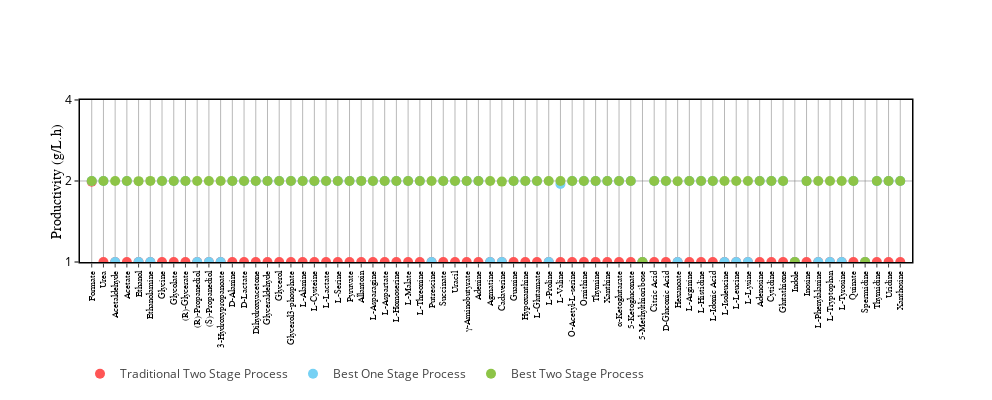
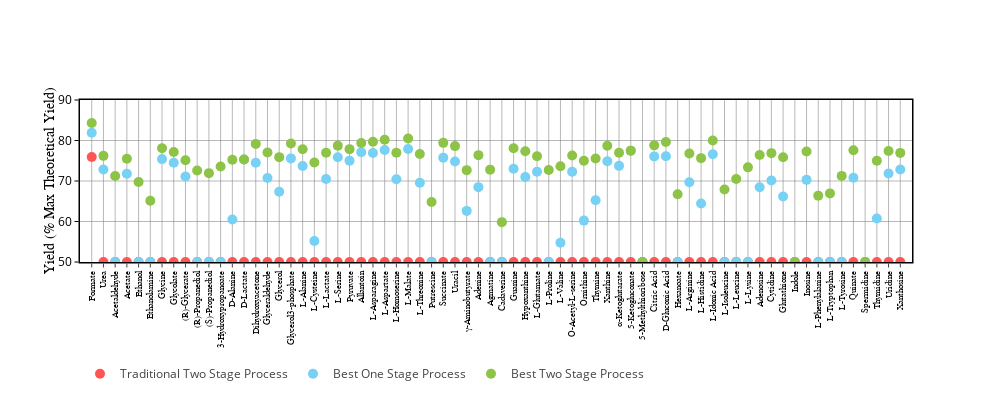

The notebook cell these images were saved under, in order:
### Markdown cell above
# Objective: Yield #

# Constraints: 2 g/L.h Productivity#

### Code cell
tickvals = [[0.2,0.4,0.6,0.8,1,2,4,6,8,10,20],
            [20,30,40,50,60,70,80,90,100],
            [2, 4, 6, 8, 10, 20, 40, 60, 80, 100, 200]]

ranges = [[-0, 0.6020],
          [50, 90],
          [1, 2.2]]

plot_process_metrics(process_metrics['yield_2_prod'], ranges, tickvals)#, filename='objC')

### Figure 1 — Plotly figure (JSON) as saved in the notebook; plotly's stock layout.template omitted (floating-point values rounded to 4 significant figures)
{"data": [{"legendgroup": "ts_sub", "marker": {"color": "#FF5555", "size": 10}, "mode": "markers", "name": "Traditional Two Stage Process", "showlegend": true, "type": "scatter", "x": ["Formate", "Urea", "Acetaldehyde", "Acetate", "Ethanol", "Ethanolamine", "Glycine", "Glycolate", "(R)-Glycerate", "(R)-Propanediol", "(S)-Propanediol", "3-Hydroxypropanoate", "D-Alanine", "D-Lactate", "Dihydroxyacetone", "Glyceraldehyde", "Glycerol", "Glycerol3-phosphate", "L-Alanine", "L-Cysteine", "L-Lactate", "L-Serine", "Pyruvate", "Allantoin", "L-Asparagine", "L-Aspartate", "L-Homoserine", "L-Malate", "L-Threonine", "Putrescine", "Succinate", "Uracil", "γ-Aminobutyrate", "Adenine", "Agmatine", "Cadaverine", "Guanine", "Hypoxanthine", "L-Glutamate", "L-Proline", "L-Valine", "O-Acetyl-L-serine", "Ornithine", "Thymine", "Xanthine", "α-Ketoglutarate", "5-Ketogluconate", "5-Methylthioribose", "Citric Acid", "D-Gluconic Acid", "Hexanoate", "L-Arginine", "L-Histidine", "L-Idonic Acid", "L-Isoleucine", "L-Leucine", "L-Lysine", "Adenosine", "Cytidine", "Glutathione", "Indole", "Inosine", "L-Phenylalanine", "L-Tryptophan", "L-Tyrosine", "Quinate", "Spermidine", "Thymidine", "Uridine", "Xanthosine"], "y": [1.987, 1, 1, 1, 1, 1, 1, 1, 1, 1, 1, 1, 1, 1, 1, 1, 1, 1, 1, 1, 1, 1, 1, 1, 1, 1, 1, 1, 1, 1, 1, 1, 1, 1, 1, 1, 1, 1, 1, 1, 1, 1, 1, 1, 1, 1, 1, 1, 1, 1, 1, 1, 1, 1, 1, 1, 1, 1, 1, 1, 1, 1, 1, 1, 1, 1, 1, 1, 1, 1]}, {"legendgroup": "os_best", "marker": {"color": "#76D1F4", "size": 10}, "mode": "markers", "name": "Best One Stage Process", "showlegend": true, "type": "scatter", "x": ["Formate", "Urea", "Acetaldehyde", "Acetate", "Ethanol", "Ethanolamine", "Glycine", "Glycolate", "(R)-Glycerate", "(R)-Propanediol", "(S)-Propanediol", "3-Hydroxypropanoate", "D-Alanine", "D-Lactate", "Dihydroxyacetone", "Glyceraldehyde", "Glycerol", "Glycerol3-phosphate", "L-Alanine", "L-Cysteine", "L-Lactate", "L-Serine", "Pyruvate", "Allantoin", "L-Asparagine", "L-Aspartate", "L-Homoserine", "L-Malate", "L-Threonine", "Putrescine", "Succinate", "Uracil", "γ-Aminobutyrate", "Adenine", "Agmatine", "Cadaverine", "Guanine", "Hypoxanthine", "L-Glutamate", "L-Proline", "L-Valine", "O-Acetyl-L-serine", "Ornithine", "Thymine", "Xanthine", "α-Ketoglutarate", "5-Ketogluconate", "5-Methylthioribose", "Citric Acid", "D-Gluconic Acid", "Hexanoate", "L-Arginine", "L-Histidine", "L-Idonic Acid", "L-Isoleucine", "L-Leucine", "L-Lysine", "Adenosine", "Cytidine", "Glutathione", "Indole", "Inosine", "L-Phenylalanine", "L-Tryptophan", "L-Tyrosine", "Quinate", "Spermidine", "Thymidine", "Uridine", "Xanthosine"], "y": [2.0, 2.0, 1, 2.0, 1, 1, 1.999, 2.0, 1.999, 1, 1, 1, 1.999, 2.0, 1.999, 1.999, 2.0, 2.0, 2.0, 1.996, 2.0, 2.0, 1.999, 2.0, 2.0, 2.0, 1.999, 1.999, 2.0, 1, 2.0, 1.999, 2.0, 1.999, 1, 1, 1.999, 1.999, 1.999, 1, 1.949, 2.0, 1.999, 1.998, 2.0, 2.0, 2.0, 1, 2.0, 2.0, 1, 1.999, 1.998, 2.0, 1, 1, 1, 1.999, 1.999, 2.0, 1, 1.999, 1, 1, 1, 1.999, 1, 1.998, 1.999, 1.999]}, {"legendgroup": "ts_best", "marker": {"color": "#8DC447", "size": 10}, "mode": "markers", "name": "Best Two Stage Process", "showlegend": true, "type": "scatter", "x": ["Formate", "Urea", "Acetaldehyde", "Acetate", "Ethanol", "Ethanolamine", "Glycine", "Glycolate", "(R)-Glycerate", "(R)-Propanediol", "(S)-Propanediol", "3-Hydroxypropanoate", "D-Alanine", "D-Lactate", "Dihydroxyacetone", "Glyceraldehyde", "Glycerol", "Glycerol3-phosphate", "L-Alanine", "L-Cysteine", "L-Lactate", "L-Serine", "Pyruvate", "Allantoin", "L-Asparagine", "L-Aspartate", "L-Homoserine", "L-Malate", "L-Threonine", "Putrescine", "Succinate", "Uracil", "γ-Aminobutyrate", "Adenine", "Agmatine", "Cadaverine", "Guanine", "Hypoxanthine", "L-Glutamate", "L-Proline", "L-Valine", "O-Acetyl-L-serine", "Ornithine", "Thymine", "Xanthine", "α-Ketoglutarate", "5-Ketogluconate", "5-Methylthioribose", "Citric Acid", "D-Gluconic Acid", "Hexanoate", "L-Arginine", "L-Histidine", "L-Idonic Acid", "L-Isoleucine", "L-Leucine", "L-Lysine", "Adenosine", "Cytidine", "Glutathione", "Indole", "Inosine", "L-Phenylalanine", "L-Tryptophan", "L-Tyrosine", "Quinate", "Spermidine", "Thymidine", "Uridine", "Xanthosine"], "y": [2.0, 2.0, 1.999, 2.0, 1.997, 2.002, 2.0, 2.0, 2.0, 1.999, 2.0, 1.999, 1.999, 1.999, 2.0, 1.999, 2.001, 1.999, 2.0, 1.999, 1.999, 2.0, 2.0, 2.002, 2.0, 2.0, 1.999, 1.999, 2.0, 2.0, 1.999, 2.0, 1.999, 1.999, 1.999, 1.989, 1.999, 2.0, 2.001, 2.0, 2.001, 2.0, 1.999, 2.0, 1.999, 1.999, 2.0, 1, 2.001, 2.0, 1.996, 2.0, 2.0, 2.0, 1.999, 1.999, 2.0, 2.0, 1.999, 1.999, 1, 1.998, 1.999, 2.0, 2.001, 2.0, 1, 1.999, 2.0, 1.999]}], "layout": {"height": 400, "hovermode": "closest", "legend": {"orientation": "h", "x": 0, "y": -0.6}, "showlegend": true, "width": 992, "xaxis": {"gridcolor": "#707070", "gridwidth": 0.5, "linecolor": "black", "linewidth": 1.5, "mirror": true, "range": [-1, 70], "showline": true, "tickangle": -90, "tickfont": {"color": "black", "family": "Arial", "size": 9.25}, "ticklen": 4, "ticks": "outside", "type": "category"}, "yaxis": {"gridcolor": "#707070", "gridwidth": 0.5, "linecolor": "black", "linewidth": 1.5, "mirror": true, "nticks": 12, "range": [0, 0.602], "showgrid": true, "showline": true, "side": "top", "tickcolor": "black", "tickfont": {"color": "black", "size": 12}, "ticklen": 4, "ticks": "outside", "tickvals": [0.2, 0.4, 0.6, 0.8, 1, 2, 4, 6, 8, 10, 20], "title": {"font": {"color": "black", "family": "Arial", "size": 14}, "standoff": 0, "text": "Productivity (g/L.h)"}, "type": "log"}}}

### Figure 2 — Plotly figure (JSON) as saved in the notebook; plotly's stock layout.template omitted (floating-point values rounded to 4 significant figures)
{"data": [{"legendgroup": "ts_sub", "marker": {"color": "#FF5555", "size": 10}, "mode": "markers", "name": "Traditional Two Stage Process", "showlegend": true, "type": "scatter", "x": ["Formate", "Urea", "Acetaldehyde", "Acetate", "Ethanol", "Ethanolamine", "Glycine", "Glycolate", "(R)-Glycerate", "(R)-Propanediol", "(S)-Propanediol", "3-Hydroxypropanoate", "D-Alanine", "D-Lactate", "Dihydroxyacetone", "Glyceraldehyde", "Glycerol", "Glycerol3-phosphate", "L-Alanine", "L-Cysteine", "L-Lactate", "L-Serine", "Pyruvate", "Allantoin", "L-Asparagine", "L-Aspartate", "L-Homoserine", "L-Malate", "L-Threonine", "Putrescine", "Succinate", "Uracil", "γ-Aminobutyrate", "Adenine", "Agmatine", "Cadaverine", "Guanine", "Hypoxanthine", "L-Glutamate", "L-Proline", "L-Valine", "O-Acetyl-L-serine", "Ornithine", "Thymine", "Xanthine", "α-Ketoglutarate", "5-Ketogluconate", "5-Methylthioribose", "Citric Acid", "D-Gluconic Acid", "Hexanoate", "L-Arginine", "L-Histidine", "L-Idonic Acid", "L-Isoleucine", "L-Leucine", "L-Lysine", "Adenosine", "Cytidine", "Glutathione", "Indole", "Inosine", "L-Phenylalanine", "L-Tryptophan", "L-Tyrosine", "Quinate", "Spermidine", "Thymidine", "Uridine", "Xanthosine"], "y": [75.92, 50, 50, 50, 50, 50, 50, 50, 50, 50, 50, 50, 50, 50, 50, 50, 50, 50, 50, 50, 50, 50, 50, 50, 50, 50, 50, 50, 50, 50, 50, 50, 50, 50, 50, 50, 50, 50, 50, 50, 50, 50, 50, 50, 50, 50, 50, 50, 50, 50, 50, 50, 50, 50, 50, 50, 50, 50, 50, 50, 50, 50, 50, 50, 50, 50, 50, 50, 50, 50]}, {"legendgroup": "os_best", "marker": {"color": "#76D1F4", "size": 10}, "mode": "markers", "name": "Best One Stage Process", "showlegend": true, "type": "scatter", "x": ["Formate", "Urea", "Acetaldehyde", "Acetate", "Ethanol", "Ethanolamine", "Glycine", "Glycolate", "(R)-Glycerate", "(R)-Propanediol", "(S)-Propanediol", "3-Hydroxypropanoate", "D-Alanine", "D-Lactate", "Dihydroxyacetone", "Glyceraldehyde", "Glycerol", "Glycerol3-phosphate", "L-Alanine", "L-Cysteine", "L-Lactate", "L-Serine", "Pyruvate", "Allantoin", "L-Asparagine", "L-Aspartate", "L-Homoserine", "L-Malate", "L-Threonine", "Putrescine", "Succinate", "Uracil", "γ-Aminobutyrate", "Adenine", "Agmatine", "Cadaverine", "Guanine", "Hypoxanthine", "L-Glutamate", "L-Proline", "L-Valine", "O-Acetyl-L-serine", "Ornithine", "Thymine", "Xanthine", "α-Ketoglutarate", "5-Ketogluconate", "5-Methylthioribose", "Citric Acid", "D-Gluconic Acid", "Hexanoate", "L-Arginine", "L-Histidine", "L-Idonic Acid", "L-Isoleucine", "L-Leucine", "L-Lysine", "Adenosine", "Cytidine", "Glutathione", "Indole", "Inosine", "L-Phenylalanine", "L-Tryptophan", "L-Tyrosine", "Quinate", "Spermidine", "Thymidine", "Uridine", "Xanthosine"], "y": [81.9, 72.82, 50, 71.78, 50, 50, 75.4, 74.51, 71.1, 50, 50, 50, 60.51, 75.31, 74.53, 70.75, 67.35, 75.58, 73.68, 55.19, 70.48, 75.88, 75.02, 77.11, 76.91, 77.65, 70.42, 77.9, 69.59, 50, 75.76, 74.83, 62.62, 68.49, 50, 50, 73.0, 70.99, 72.3, 50, 54.77, 72.27, 60.22, 65.24, 74.9, 73.74, 77.5, 50, 76.07, 76.09, 50, 69.68, 64.46, 76.6, 50, 50, 50, 68.48, 70.11, 66.15, 50, 70.29, 50, 50, 50, 70.78, 50, 60.74, 71.86, 72.86]}, {"legendgroup": "ts_best", "marker": {"color": "#8DC447", "size": 10}, "mode": "markers", "name": "Best Two Stage Process", "showlegend": true, "type": "scatter", "x": ["Formate", "Urea", "Acetaldehyde", "Acetate", "Ethanol", "Ethanolamine", "Glycine", "Glycolate", "(R)-Glycerate", "(R)-Propanediol", "(S)-Propanediol", "3-Hydroxypropanoate", "D-Alanine", "D-Lactate", "Dihydroxyacetone", "Glyceraldehyde", "Glycerol", "Glycerol3-phosphate", "L-Alanine", "L-Cysteine", "L-Lactate", "L-Serine", "Pyruvate", "Allantoin", "L-Asparagine", "L-Aspartate", "L-Homoserine", "L-Malate", "L-Threonine", "Putrescine", "Succinate", "Uracil", "γ-Aminobutyrate", "Adenine", "Agmatine", "Cadaverine", "Guanine", "Hypoxanthine", "L-Glutamate", "L-Proline", "L-Valine", "O-Acetyl-L-serine", "Ornithine", "Thymine", "Xanthine", "α-Ketoglutarate", "5-Ketogluconate", "5-Methylthioribose", "Citric Acid", "D-Gluconic Acid", "Hexanoate", "L-Arginine", "L-Histidine", "L-Idonic Acid", "L-Isoleucine", "L-Leucine", "L-Lysine", "Adenosine", "Cytidine", "Glutathione", "Indole", "Inosine", "L-Phenylalanine", "L-Tryptophan", "L-Tyrosine", "Quinate", "Spermidine", "Thymidine", "Uridine", "Xanthosine"], "y": [84.33, 76.21, 71.23, 75.49, 69.76, 65.1, 78.1, 77.14, 75.14, 72.58, 71.94, 73.58, 75.25, 75.32, 79.16, 77.04, 75.89, 79.25, 77.85, 74.57, 76.99, 78.73, 77.87, 79.37, 79.7, 80.17, 76.99, 80.49, 76.69, 64.83, 79.41, 78.61, 72.68, 76.38, 72.81, 59.84, 78.09, 77.35, 76.09, 72.73, 73.66, 76.29, 74.99, 75.58, 78.71, 76.98, 77.5, 50, 78.8, 79.65, 66.72, 76.77, 75.65, 79.99, 67.9, 70.51, 73.37, 76.43, 76.88, 75.86, 50, 77.3, 66.39, 66.94, 71.26, 77.6, 50, 75.01, 77.4, 76.94]}], "layout": {"height": 400, "hovermode": "closest", "legend": {"orientation": "h", "x": 0, "y": -0.6}, "showlegend": true, "width": 992, "xaxis": {"gridcolor": "#707070", "gridwidth": 0.5, "linecolor": "black", "linewidth": 1.5, "mirror": true, "range": [-1, 70], "showline": true, "tickangle": -90, "tickfont": {"color": "black", "family": "Arial", "size": 9.25}, "ticklen": 4, "ticks": "outside", "type": "category"}, "yaxis": {"gridcolor": "#707070", "gridwidth": 0.5, "linecolor": "black", "linewidth": 1.5, "mirror": true, "nticks": 12, "range": [50, 90], "showgrid": true, "showline": true, "side": "top", "tickcolor": "black", "tickfont": {"color": "black", "size": 12}, "ticklen": 4, "ticks": "outside", "tickvals": [20, 30, 40, 50, 60, 70, 80, 90, 100], "title": {"font": {"color": "black", "family": "Arial", "size": 14}, "standoff": 0, "text": "Yield (% Max Theoretical Yield)"}, "type": "linear"}}}
